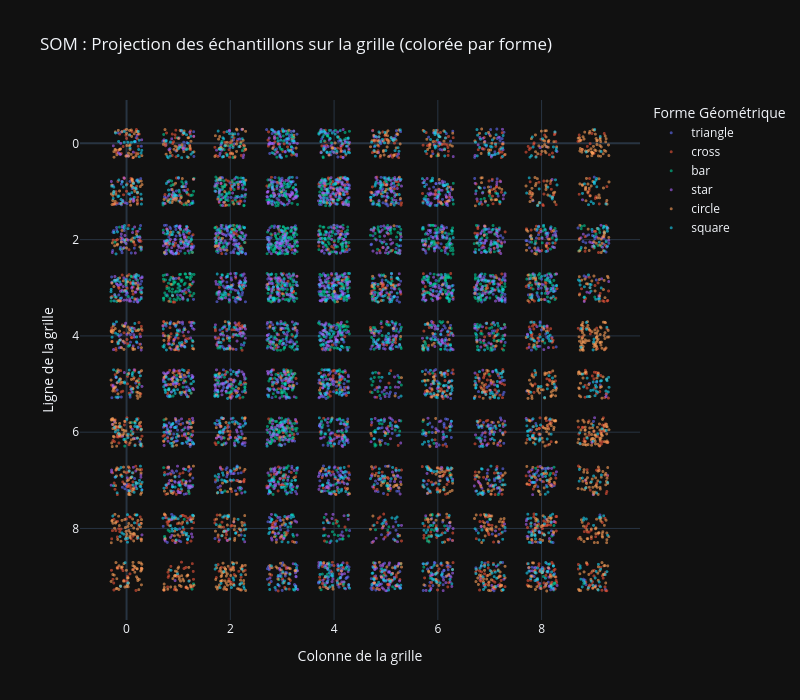

The notebook cell saved with this chart:
### Markdown cell above
## 9. Projection 2D colorée par forme

Chaque échantillon est placé à la position de son BMU sur la grille, coloré par sa forme réelle. Si la SOM préserve la topologie, les formes similaires devraient se regrouper.

### Code cell
rng = np.random.default_rng(42)
bmu_coords = model.C[latent.array]
jitter = rng.uniform(-0.3, 0.3, size=bmu_coords.shape)
coords_jittered = bmu_coords + jitter

shape_names = [class_names[lbl] for lbl in shape_labels]

fig = px.scatter(
    x=coords_jittered[:, 1],
    y=coords_jittered[:, 0],
    color=shape_names,
    color_discrete_sequence=px.colors.qualitative.Plotly,
    labels=dict(x="Colonne de la grille", y="Ligne de la grille", color="Forme Géométrique"),
    title="SOM : Projection des échantillons sur la grille (colorée par forme)"
)
fig.update_layout(
    width=800, height=700,
    template="plotly_dark",
    yaxis=dict(autorange="reversed")
)
fig.update_traces(marker=dict(size=3, opacity=0.6))
fig.show()

### Figure 1 — Plotly figure (JSON) as saved in the notebook; plotly's stock layout.template omitted (floating-point values rounded to 4 significant figures; data arrays with more than 128 entries replaced by an {"elided": "..."} marker saying what was removed)
{"data": [{"hovertemplate": "Forme Géométrique=triangle<br>Colonne de la grille=%{x}<br>Ligne de la grille=%{y}<extra></extra>", "legendgroup": "triangle", "marker": {"color": "#636EFA", "opacity": 0.6, "size": 3, "symbol": "circle"}, "mode": "markers", "name": "triangle", "showlegend": true, "type": "scattergl", "x": {"elided": "1640 float values"}, "xaxis": "x", "y": {"elided": "1640 float values"}, "yaxis": "y"}, {"hovertemplate": "Forme Géométrique=cross<br>Colonne de la grille=%{x}<br>Ligne de la grille=%{y}<extra></extra>", "legendgroup": "cross", "marker": {"color": "#EF553B", "opacity": 0.6, "size": 3, "symbol": "circle"}, "mode": "markers", "name": "cross", "showlegend": true, "type": "scattergl", "x": {"elided": "1708 float values"}, "xaxis": "x", "y": {"elided": "1708 float values"}, "yaxis": "y"}, {"hovertemplate": "Forme Géométrique=bar<br>Colonne de la grille=%{x}<br>Ligne de la grille=%{y}<extra></extra>", "legendgroup": "bar", "marker": {"color": "#00CC96", "opacity": 0.6, "size": 3, "symbol": "circle"}, "mode": "markers", "name": "bar", "showlegend": true, "type": "scattergl", "x": {"elided": "1651 float values"}, "xaxis": "x", "y": {"elided": "1651 float values"}, "yaxis": "y"}, {"hovertemplate": "Forme Géométrique=star<br>Colonne de la grille=%{x}<br>Ligne de la grille=%{y}<extra></extra>", "legendgroup": "star", "marker": {"color": "#AB63FA", "opacity": 0.6, "size": 3, "symbol": "circle"}, "mode": "markers", "name": "star", "showlegend": true, "type": "scattergl", "x": {"elided": "1737 float values"}, "xaxis": "x", "y": {"elided": "1737 float values"}, "yaxis": "y"}, {"hovertemplate": "Forme Géométrique=circle<br>Colonne de la grille=%{x}<br>Ligne de la grille=%{y}<extra></extra>", "legendgroup": "circle", "marker": {"color": "#FFA15A", "opacity": 0.6, "size": 3, "symbol": "circle"}, "mode": "markers", "name": "circle", "showlegend": true, "type": "scattergl", "x": {"elided": "1659 float values"}, "xaxis": "x", "y": {"elided": "1659 float values"}, "yaxis": "y"}, {"hovertemplate": "Forme Géométrique=square<br>Colonne de la grille=%{x}<br>Ligne de la grille=%{y}<extra></extra>", "legendgroup": "square", "marker": {"color": "#19D3F3", "opacity": 0.6, "size": 3, "symbol": "circle"}, "mode": "markers", "name": "square", "showlegend": true, "type": "scattergl", "x": {"elided": "1605 float values"}, "xaxis": "x", "y": {"elided": "1605 float values"}, "yaxis": "y"}], "layout": {"height": 700, "legend": {"title": {"text": "Forme Géométrique"}, "tracegroupgap": 0}, "title": {"text": "SOM : Projection des échantillons sur la grille (colorée par forme)"}, "width": 800, "xaxis": {"anchor": "y", "domain": [0, 1], "title": {"text": "Colonne de la grille"}}, "yaxis": {"anchor": "x", "autorange": "reversed", "domain": [0, 1], "title": {"text": "Ligne de la grille"}}}}
